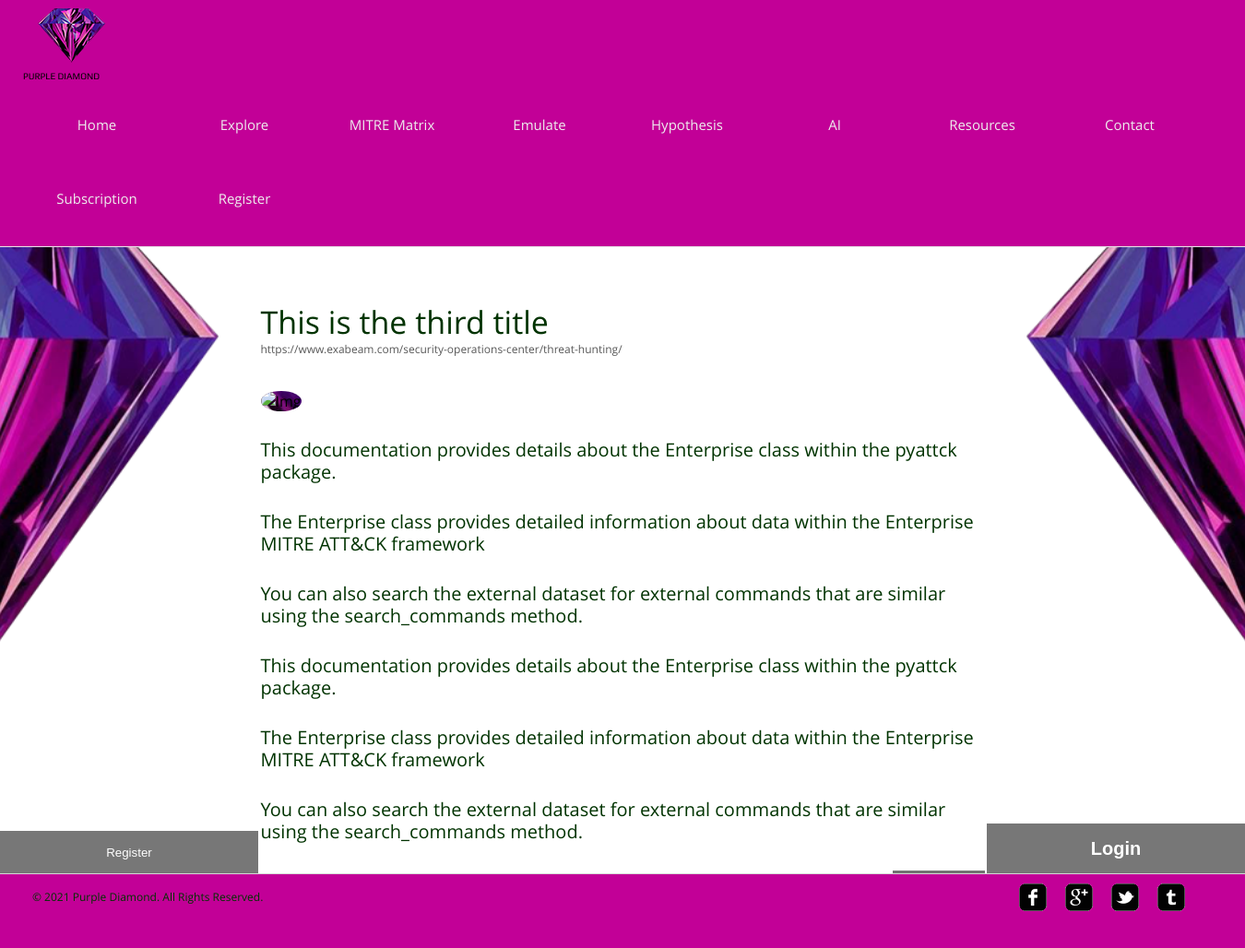
/temp/3/, run on the app's committed database.
### temp/models.py (models this page shows, shortened)
class blog(models.Model):
    topic = models.CharField(max_length=1024)
    content = models.TextField()
    reference = models.CharField(max_length=128)
    img = models.ImageField()
    month = models.IntegerField()
    year = models.IntegerField()
    totalread = models.IntegerField()

### temp/views.py (the view)
# urls.py: path("<int:pk>/", views.post_detail, name="post_detail"),
def post_detail(request, pk):
    flag = False
    if not request.user.is_authenticated:
        flag = True
    content = blog.objects.get(pk=pk)
    content.totalread = content.totalread + 1
    content.save()
    return render(request, "temp/post.html", {
        "flag": flag,
        "content": content
    })

### temp/templates/temp/post.html
{% extends "temp/layout.html" %}
{% load static %}
{% block body %}
	<div id="contents">
		<div class="post">
			<h1>{{ content.topic}}<span class="author">{{ content.reference }}</span></h1>
			<img id="postpic" src="{% static 'temp/images/{{content.img.url}}' %}" alt="Img">
			<p>
				{{ content.content | linebreaks }}
			</p>
			<span><a href="{% url 'temp:news' %}" class="more">Back to News</a></span>
		</div>
	</div>
{% endblock %}

### temp/static/temp/style.css (style rules this page uses)
body { background: url("images/backdoubleside.png") no-repeat center center fixed; -webkit-background-size: cover; -moz-background-size: cover; -o-background-size: cover; background-size: cover; border-radius: 50%; font-family: 'OpenSans'; margin: 0; }
img { background: url("images/backmain.jpg") no-repeat center center fixed; -webkit-background-size: cover; -moz-background-size: cover; -o-background-size: cover; background-size: cover; border-radius: 50%; border: 0; }
.clearfix:after, #contents:after { clear:both; content:""; display:block; height:1%; line-height:0; visibility:hidden; }
#contents { min-height: 510px; width: 880px; margin: 0 auto; padding: 54px 40px; }
h1 { color: #003300; font-size: 34px; font-weight: normal; line-height: 30px; margin: 0 0 30px; }
p { color: #003300; font-size: 20px; line-height: 24px; margin: 0 0 30px; }
.author { color: #585858; display: block; font-size: 12px; }
.more { background-color: #727272; color: #fff; display: inline-block; font-size: 14px; line-height: 30px; width: 100px; text-align: center; text-decoration: none; }
.news li > p span, .post > span { display: block; text-align: right; }
.post { width: 785px; margin: 0 auto; }
.post h1 { padding-top: 12px; }

### data on the page
blog: topic "This is the third title", reference "https://www.exabeam.com/security-operations-center/threat-hunting/", content "This documentation provides details about the Enterprise class within the pyattck package. The Enterprise class provides detailed information about data within the Enterprise MITRE ATT&CK framework You can also search the external dataset for external commands that are similar using the search_commands method. This documentation provides details about the Enterprise class within the pyattck package. The Enterprise class provides detailed information about data within the Enterprise MITRE ATT&CK framework You can also search the external dataset for external commands that are similar using the search_commands method."
